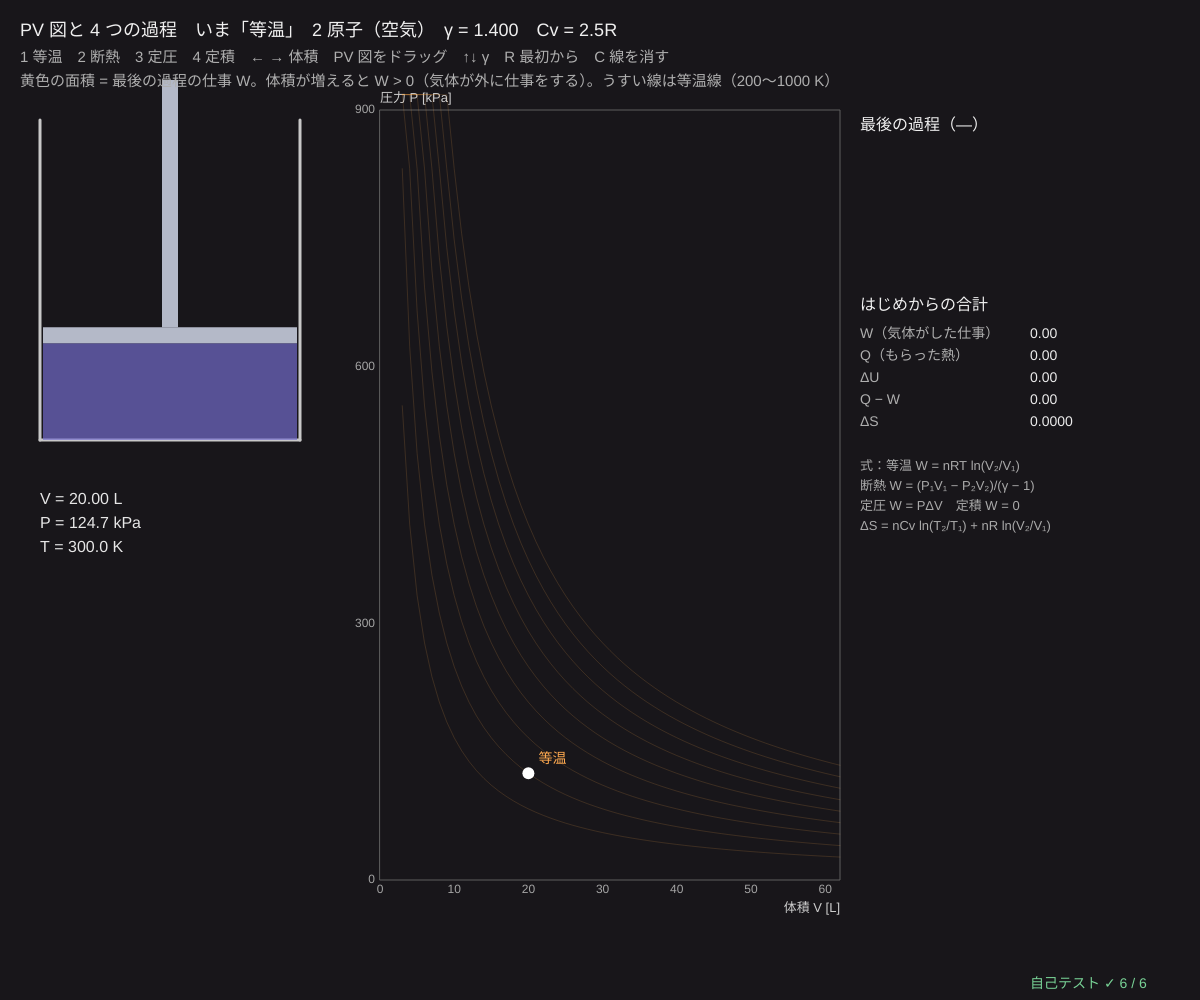
Frame 1 (no input)
Frame 60 (no input): identical to frame 1, image omitted
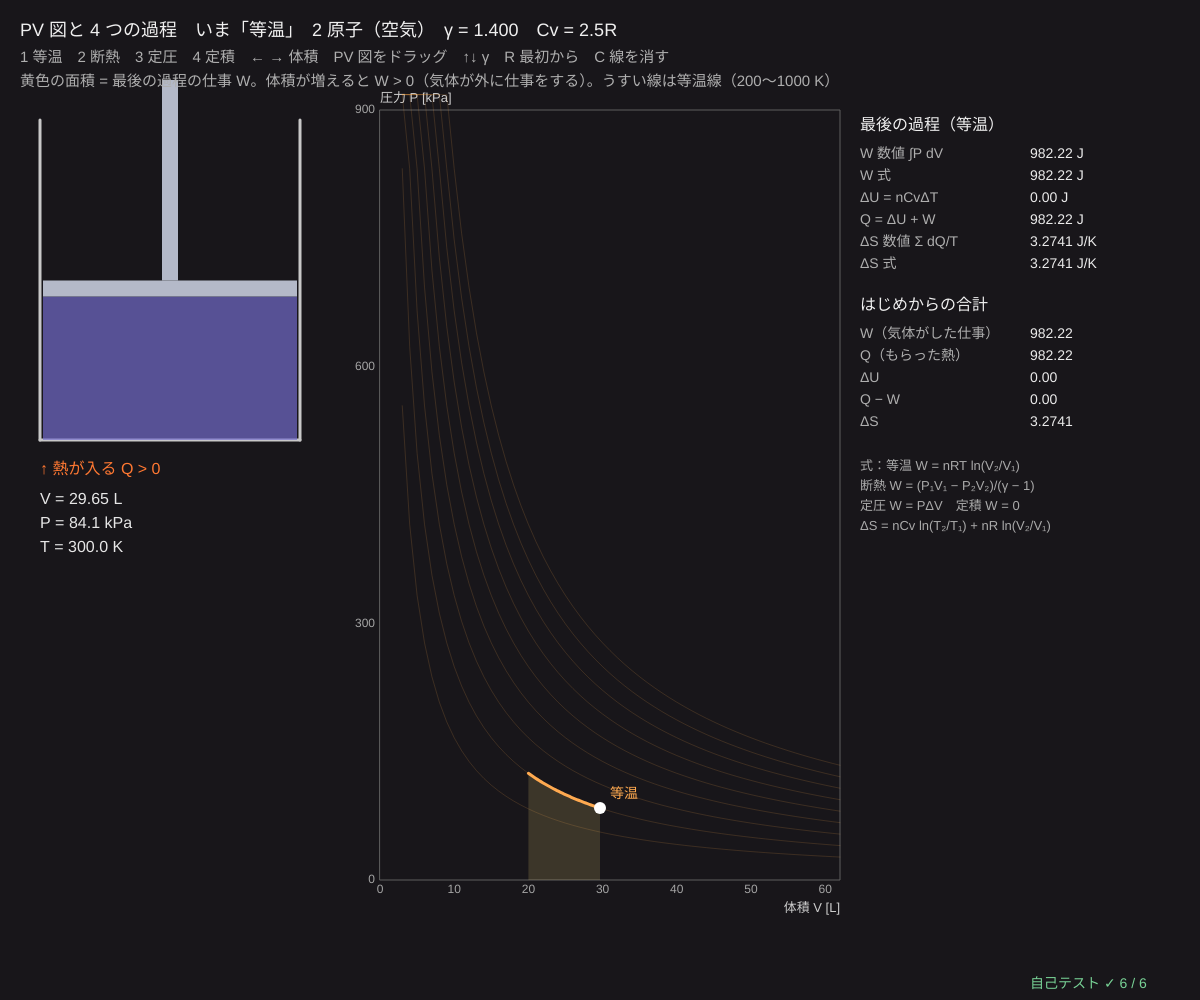
Frame 120 (the mouse pressed at the canvas centre since frame 60)

The p5.js sketch that drew these frames (run headless with seeded random() and noise() and a simulated clock; from frame 60 on, the mouse is pressed at the canvas centre):

// p5.js sketch
// ── sketch.js
// ============================================
// 04 PV 図と 4 つの過程 ─ 等温・断熱・定圧・定積
// 理想気体 1 mol（PV = nRT、V はリットル、P は kPa → PV はジュール）。ピストンを動かすと PV 図に線が引かれる
// 仕事 W = ∫P dV（線の下の面積）を細かく分けて数値で足し、式の値と比べる。熱 Q = ΔU + W（第一法則）
// 1 等温　2 断熱　3 定圧　4 定積 / ← → 体積（4 では温度）/ PV 図をドラッグ / ↑↓ 気体の種類（γ）/ R 最初から / C 線を消す
// ============================================

const N_MOL = 1;                       // ★ 物質量 [mol]
const R_GAS = 8.314;                   // 気体定数 [J/(mol·K)]
const GASES = [{ name: '単原子（He, Ar）', f: 3 }, { name: '2 原子（空気）', f: 5 }, { name: '多原子', f: 7 }];   // ★ 自由度 f → Cv = f/2·R
const SUB = 400;                       // ★ 1 回の動きを何個に分けて積分するか
const KINDS = ['', '等温', '断熱', '定圧', '定積'];
const KCOL = ['', [255, 170, 80], [120, 200, 255], [150, 230, 140], [240, 120, 200]];
let gasIdx = 1, kind = 1, st0 = { V: 20, T: 300 }, cur, legs = [], sum, dragging = false;

function setup() { createCanvas(windowWidth, windowHeight); selfTest(); resetAll(); }
function cv() { return (GASES[gasIdx].f / 2) * R_GAS; }
function gam() { return 1 + 2 / GASES[gasIdx].f; }
function pOf(s) { return (N_MOL * R_GAS * s.T) / s.V; }                 // kPa（J ÷ L）
function resetAll() { cur = { V: st0.V, T: st0.T }; legs = []; sum = { W: 0, Q: 0, dU: 0, dS: 0, Wc: 0, Qc: 0 }; }

// 1 つの過程を SUB 個に分けて進め、W・Q・ΔS を数値で足す（式の値 Wc・Qc も一緒に）
function runLeg(s, k, target, Cv, g, nsub) {
  let pts = [], W = 0, Q = 0, dS = 0, a = { V: s.V, T: s.T };
  let V1 = s.V, T1 = s.T, P1 = (N_MOL * R_GAS * T1) / V1;
  for (let i = 1; i <= nsub; i++) {
    let b;
    if (k === 4) b = { V: s.V, T: T1 + ((target - T1) * i) / nsub };                     // 定積：温度を変える
    else {
      let V = V1 + ((target - V1) * i) / nsub;
      if (k === 1) b = { V, T: T1 };
      else if (k === 2) b = { V, T: T1 * Math.pow(V1 / V, g - 1) };                    // TV^(γ−1) = 一定
      else b = { V, T: (P1 * V) / (N_MOL * R_GAS) };                                   // P = 一定
    }
    let pa = (N_MOL * R_GAS * a.T) / a.V, pb = (N_MOL * R_GAS * b.T) / b.V;
    let dW = 0.5 * (pa + pb) * (b.V - a.V), dQ = N_MOL * Cv * (b.T - a.T) + dW;          // 台形の面積、dQ = dU + dW
    W += dW; Q += dQ; dS += dQ / (0.5 * (a.T + b.T));
    if (i % 10 === 0 || i === nsub) pts.push([b.V, pb]);          // 絵には 10 個に 1 個だけ
    a = b;
  }
  let V2 = a.V, T2 = a.T, P2 = (N_MOL * R_GAS * T2) / V2, dU = N_MOL * Cv * (T2 - T1), Wc;
  if (k === 1) Wc = N_MOL * R_GAS * T1 * Math.log(V2 / V1);
  else if (k === 2) Wc = (P1 * V1 - P2 * V2) / (g - 1);
  else if (k === 3) Wc = P1 * (V2 - V1);
  else Wc = 0;
  let dSc = N_MOL * Cv * Math.log(T2 / T1) + N_MOL * R_GAS * Math.log(V2 / V1);
  return { s: { V: V2, T: T2 }, pts, W, Q, dU, dS, Wc, Qc: dU + Wc, dSc, k, from: [V1, P1] };
}
function move(target) {
  if (kind === 4) target = clampv(target, 80, 1200); else target = clampv(target, 5, 60);
  if (kind === 2) { let T2 = cur.T * Math.pow(cur.V / target, gam() - 1); if (T2 > 1200 || T2 < 80) return; }
  if (kind === 3) { let T2 = (cur.T * target) / cur.V; if (T2 > 1200 || T2 < 80) return; }
  let L = runLeg(cur, kind, target, cv(), gam(), SUB);
  if (L.pts.length && Math.abs(L.W) + Math.abs(L.Q) > 1e-9) {
    let last = legs[legs.length - 1];
    if (last && last.k === kind) { last.pts.push(...L.pts); if (last.pts.length > 3000) last.pts = last.pts.filter((_, k) => k % 2 === 0 || k === last.pts.length - 1); for (let q of ['W', 'Q', 'dU', 'dS', 'Wc', 'Qc', 'dSc']) last[q] += L[q]; }
    else legs.push(L);
    for (let q of ['W', 'Q', 'dU', 'dS', 'Wc', 'Qc']) sum[q] += L[q];
  }
  cur = L.s;
}

function draw() {
  background(24, 22, 26);
  let g = { x: 380, y: 110, w: width - 380 - 360, h: height - 230, x0: 0, x1: 62, y0: 0, y1: 900 };
  if (dragging && mouseX > g.x - 20 && mouseX < g.x + g.w + 20) {
    let tv = g.x0 + ((mouseX - g.x) / g.w) * (g.x1 - g.x0);
    if (kind === 4) { let P = g.y1 * (1 - (mouseY - g.y) / g.h); move((clampv(P, 5, 900) * cur.V) / (N_MOL * R_GAS)); }
    else if (Math.abs(tv - cur.V) > 0.05) move(tv);
  }
  // ---- PV 図：うすく等温線（200〜1000 K）
  plotAxes(g, '体積 V [L]', '圧力 P [kPa]', [0, 10, 20, 30, 40, 50, 60], [0, 300, 600, 900]);
  strokeWeight(1);
  for (let t = 200; t <= 1000; t += 100) { stroke(255, 170, 80, 40); polyline(Array.from({ length: 60 }, (_, i) => { let V = 3 + i; return [gX(g, V), gY(g, (N_MOL * R_GAS * t) / V)]; })); }
  // 最後の過程の下の面積 = 仕事
  let lastLeg = legs[legs.length - 1];
  if (lastLeg && lastLeg.k !== 4) {
    noStroke(); fill(255, 220, 120, 40); beginShape(); vertex(gX(g, lastLeg.from[0]), gY(g, 0)); vertex(gX(g, lastLeg.from[0]), gY(g, lastLeg.from[1]));
    for (let p of lastLeg.pts) vertex(gX(g, p[0]), gY(g, p[1])); vertex(gX(g, lastLeg.pts[lastLeg.pts.length - 1][0]), gY(g, 0)); endShape(CLOSE);
  }
  for (let L of legs) { stroke(...KCOL[L.k]); strokeWeight(3); polyline([[gX(g, L.from[0]), gY(g, L.from[1])]].concat(L.pts.map((p) => [gX(g, p[0]), gY(g, p[1])]))); }
  noStroke(); fill(255); circle(gX(g, cur.V), gY(g, pOf(cur)), 12);
  fill(...KCOL[kind]); textSize(14); text(KINDS[kind], gX(g, cur.V) + 10, gY(g, pOf(cur)) - 10);

  // ---- シリンダーの絵（ピストンの位置 = 体積、気体の色 = 温度）
  let cx = 40, cy = 140, ch = 300, cw = 260, px = cy + ch - (cur.V / 62) * ch;
  noFill(); stroke(200); strokeWeight(3); line(cx, cy - 20, cx, cy + ch); line(cx + cw, cy - 20, cx + cw, cy + ch); line(cx, cy + ch, cx + cw, cy + ch);
  noStroke(); let u = clampv((cur.T - 100) / 900, 0, 1); fill(80 + 175 * u, 120 - 40 * u, 255 - 200 * u, 170); rect(cx + 3, px, cw - 6, cy + ch - px);
  fill(180, 185, 200); rect(cx + 3, px - 16, cw - 6, 16); rect(cx + cw / 2 - 8, cy - 60, 16, px - 16 - cy + 60);
  if (lastLeg) { let q = lastLeg.Q; fill(q > 1 ? color(255, 120, 50) : q < -1 ? color(90, 170, 255) : color(120)); textSize(16); text(q > 1 ? '↑ 熱が入る Q > 0' : q < -1 ? '↓ 熱が出る Q < 0' : '熱の出入りなし Q = 0', cx, cy + ch + 34); }
  fill(230); textSize(16);
  text('V = ' + cur.V.toFixed(2) + ' L', cx, cy + ch + 64); text('P = ' + pOf(cur).toFixed(1) + ' kPa', cx, cy + ch + 88); text('T = ' + cur.T.toFixed(1) + ' K', cx, cy + ch + 112);

  // ---- 表
  let tx = width - 340, ty = 130;
  fill(240); textSize(16); text('最後の過程（' + (lastLeg ? KINDS[lastLeg.k] : '—') + '）', tx, ty);
  let rows = lastLeg ? [['W 数値 ∫P dV', lastLeg.W], ['W 式', lastLeg.Wc], ['ΔU = nCvΔT', lastLeg.dU], ['Q = ΔU + W', lastLeg.Q], ['ΔS 数値 Σ dQ/T', lastLeg.dS], ['ΔS 式', lastLeg.dSc]] : [];
  textSize(14);
  for (let k = 0; k < rows.length; k++) { fill(175); text(rows[k][0], tx, ty + 28 + k * 22); fill(235); text(rows[k][1].toFixed(k >= 4 ? 4 : 2) + (k >= 4 ? ' J/K' : ' J'), tx + 170, ty + 28 + k * 22); }
  fill(240); textSize(16); text('はじめからの合計', tx, ty + 180);
  let srows = [['W（気体がした仕事）', sum.W], ['Q（もらった熱）', sum.Q], ['ΔU', sum.dU], ['Q − W', sum.Q - sum.W], ['ΔS', sum.dS]];
  textSize(14);
  for (let k = 0; k < srows.length; k++) { fill(175); text(srows[k][0], tx, ty + 208 + k * 22); fill(235); text(srows[k][1].toFixed(k === 4 ? 4 : 2), tx + 170, ty + 208 + k * 22); }
  fill(170); textSize(13); ['式：等温 W = nRT ln(V₂/V₁)', '断熱 W = (P₁V₁ − P₂V₂)/(γ − 1)', '定圧 W = PΔV　定積 W = 0', 'ΔS = nCv ln(T₂/T₁) + nR ln(V₂/V₁)'].forEach((t, k) => text(t, tx, ty + 340 + 20 * k));

  fill(240); textSize(18); textAlign(LEFT, BASELINE);
  text('PV 図と 4 つの過程　いま「' + KINDS[kind] + '」　' + GASES[gasIdx].name + '　γ = ' + gam().toFixed(3) + '　Cv = ' + (cv() / R_GAS).toFixed(1) + 'R', 20, 36);
  fill(175); textSize(15);
  text('1 等温　2 断熱　3 定圧　4 定積　← → ' + (kind === 4 ? '温度' : '体積') + '　PV 図をドラッグ　↑↓ γ　R 最初から　C 線を消す', 20, 62);
  text('黄色の面積 = 最後の過程の仕事 W。体積が増えると W > 0（気体が外に仕事をする）。うすい線は等温線（200〜1000 K）', 20, 86);
  drawSelfTest(width - 170, height - 12);
}

function keyPressed() {
  if (key >= '1' && key <= '4') kind = +key;
  if (key === RIGHT_ARROW) move(kind === 4 ? cur.T + 25 : cur.V + 1);
  if (key === LEFT_ARROW) move(kind === 4 ? cur.T - 25 : cur.V - 1);
  if (key === UP_ARROW) gasIdx = Math.min(2, gasIdx + 1);
  if (key === DOWN_ARROW) gasIdx = Math.max(0, gasIdx - 1);
  if (key === 'r' || key === 'R') resetAll();
  if (key === 'c' || key === 'C') legs = [];
  return false;
}
function mousePressed() { dragging = true; }
function mouseReleased() { dragging = false; }

// ---- 自己テスト
function selfTest() {
  selfTestResults = [];
  let Cv = 1.5 * R_GAS, g = 5 / 3, s = { V: 10, T: 300 };
  let a = runLeg(s, 1, 30, Cv, g, 2000);
  check('等温 10 → 30 L：W 数値 = nRT ln 3 = ' + a.Wc.toFixed(2) + ' J（相対 1e-4）、Q = W', Math.abs(a.W / (R_GAS * 300 * Math.log(3)) - 1) < 1e-4 && Math.abs(a.Q / a.W - 1) < 1e-4);
  let b = runLeg(s, 2, 30, Cv, g, 2000), pv = b.pts.map((p) => p[1] * Math.pow(p[0], g));
  check('断熱：PV^γ が一定、W 数値 = (P₁V₁ − P₂V₂)/(γ − 1)、Q ≈ 0', pv.every((x) => near(x / pv[0], 1, 1e-12)) && Math.abs(b.W / b.Wc - 1) < 1e-4 && Math.abs(b.Q) < 1e-3 * Math.abs(b.W));
  let c = runLeg(s, 3, 25, Cv, g, 400);
  check('定圧：W = PΔV、Q = nCpΔT（Cp = Cv + R）', near(c.W, ((R_GAS * 300) / 10) * 15, 1e-6) && near(c.Q, (Cv + R_GAS) * (c.s.T - 300), 1e-6));
  let d = runLeg(s, 4, 500, Cv, g, 400);
  check('定積：W = 0、Q = nCvΔT', d.W === 0 && near(d.Q, Cv * 200, 1e-9));
  let p1 = runLeg(s, 1, 30, Cv, g, 2000), p2 = runLeg(p1.s, 4, 450, Cv, g, 2000), q1 = runLeg(s, 4, 450, Cv, g, 2000), q2 = runLeg(q1.s, 1, 30, Cv, g, 2000);
  check('エントロピーは道すじによらない：Σ dQ/T（等温→定積）=（定積→等温）= 式（1e-4）', near(p1.dS + p2.dS, q1.dS + q2.dS, 1e-4) && near(p1.dS + p2.dS, p1.dSc + p2.dSc, 1e-4));
  let e1 = runLeg(s, 3, 30, Cv, g, 400), e2 = runLeg(e1.s, 4, 150, Cv, g, 400), e3 = runLeg(e2.s, 3, 10, Cv, g, 400), e4 = runLeg(e3.s, 4, 300, Cv, g, 400);
  let Wc = e1.W + e2.W + e3.W + e4.W, Qc = e1.Q + e2.Q + e3.Q + e4.Q, area = (((R_GAS * 300) / 10) - (R_GAS * 150) / 30) * 20;
  check('長方形のサイクル：1 周で ΔU = 0 → Q = W = 囲まれた面積 ' + area.toFixed(1) + ' J', near(e4.s.T, 300, 1e-9) && near(Wc, area, 1e-6) && near(Qc, Wc, 1e-6));
  reportSelfTest();
}

// ---------- やってみよう ----------
// 1. 1（等温）と 2（断熱）で、同じ 20 L → 40 L に広げよう。線の傾きはどちらが急？ W はどちらが大きい？
// 2. 断熱で圧縮すると温度はどうなる？（ディーゼルエンジンの着火、自転車の空気入れ）
// 3. ↑↓ で γ を変えて断熱線を比べよう。単原子の気体のほうが急なのはなぜ？
// 4. 3 → 4 → 3 → 4 で 1 周して元にもどろう。合計の ΔU は？ Q − W は？
// 5. 同じ 2 つの状態の間を、ちがう道すじで行こう。W と Q は変わるのに、ΔS は変わらない？


// ==================================================
// ここから下は「熱力学の道具」（中身は読まなくても OK。消さないでね）
// ==================================================
// ---- 種つきの乱数（同じ種なら毎回同じ列）。シミュレーションと自己テストで使う
let rngState = 1;
function seedRng(s) { rngState = (s >>> 0) || 1; }
function rnd() {                       // 0〜1 の一様乱数（mulberry32）
  rngState = (rngState + 0x6d2b79f5) >>> 0;
  let t = rngState;
  t = Math.imul(t ^ (t >>> 15), t | 1);
  t ^= t + Math.imul(t ^ (t >>> 7), t | 61);
  return ((t ^ (t >>> 14)) >>> 0) / 4294967296;
}
function rndNormal() { let u = 1 - rnd(), v = rnd(); return Math.sqrt(-2 * Math.log(u)) * Math.cos(2 * Math.PI * v); }   // 標準正規分布
function clampv(v, a, b) { return v < a ? a : v > b ? b : v; }
// ---- グラフの道具：g = { x, y, w, h, x0, x1, y0, y1, logx, logy }
function gX(g, v) { let t = g.logx ? (Math.log(v) - Math.log(g.x0)) / (Math.log(g.x1) - Math.log(g.x0)) : (v - g.x0) / (g.x1 - g.x0); return g.x + clampv(t, -0.02, 1.02) * g.w; }
function gY(g, v) { let t = g.logy ? (Math.log(v) - Math.log(g.y0)) / (Math.log(g.y1) - Math.log(g.y0)) : (v - g.y0) / (g.y1 - g.y0); return g.y + g.h - clampv(t, -0.02, 1.02) * g.h; }
function plotAxes(g, xl, yl, xt, yt) {
  stroke(95); strokeWeight(1); noFill(); rect(g.x, g.y, g.w, g.h);
  noStroke(); fill(165); textSize(12); textAlign(CENTER, TOP);
  for (let v of xt) text(+v.toPrecision(3), gX(g, v), g.y + g.h + 4);
  textAlign(RIGHT, CENTER);
  for (let v of yt) text(+v.toPrecision(3), g.x - 5, gY(g, v));
  textAlign(LEFT, BASELINE); fill(205); textSize(13);
  text(xl, g.x + g.w - textWidth(xl), g.y + g.h + 32); text(yl, g.x, g.y - 8);
}
function polyline(pts) {               // 点が 2 つ以上あるときだけ折れ線を描く
  if (pts.length < 2) return;
  noFill(); beginShape(); for (let p of pts) vertex(p[0], p[1]); endShape();
}
// ---- 自己テストの道具
let selfTestResults = [];
function check(name, cond) { selfTestResults.push({ name, ok: !!cond }); }
function near(a, b, tol) { return a !== null && a !== undefined && isFinite(a) && Math.abs(a - b) <= (tol === undefined ? 1e-9 : tol); }
function reportSelfTest() { for (let r of selfTestResults) (r.ok ? console.log : console.error)((r.ok ? '✓ ' : '✗ ') + r.name); }
function selfTestLine() { let n = selfTestResults.filter((r) => r.ok).length; return '自己テスト ' + (n === selfTestResults.length ? '✓ ' : '✗ ') + n + ' / ' + selfTestResults.length; }
function drawSelfTest(x, y) { noStroke(); fill(selfTestResults.every((r) => r.ok) ? color(120, 210, 150) : color(255, 90, 90)); textSize(14); textAlign(LEFT, BASELINE); text(selfTestLine(), x, y); }
